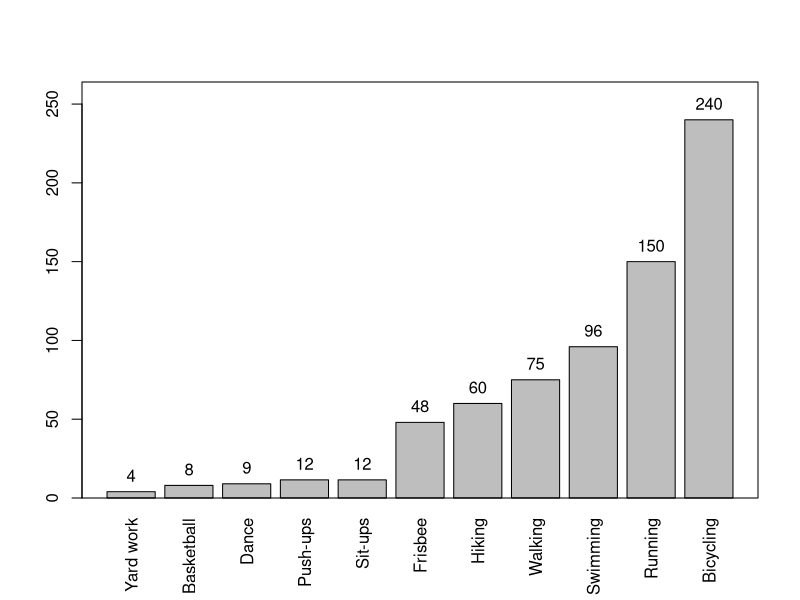

This chart was generated by the following R code:
a <- c(1, 120, 2, 5, 12, 30, 12, 12, 30, 4, 4)
b <- c(1, 0.25, 1, 2, 0.12, 0.5, 0.12, 1, 0.5, 0.25, 1.5)
c <- c(8, 8, 4.5, 6, 8, 10, 8, 8, 5, 4, 8)
activities <- c("Basketball", "Bicycling", "Dance", "Hiking",
                "Push-ups", "Running", "Sit-ups", "Swimming",
                "Walking", "Yard work", "Frisbee")

df <- data.frame(activity = activities,
                 number_of_times = a,
                 avg_duration = b,
                 met = c)

df$calculated_met <- a * b * c

# order by calculated_met
df <- df[order(df$calculated_met),]

# Barplot
bp <- barplot(df$calculated_met, names.arg = df$activity, las = 3,
              ylim = c(0, max(df$calculated_met, na.rm = TRUE) * 1.1))
text(x = bp[,1],
     y = df$calculated_met,
     labels = round(df$calculated_met),
     pos = 3)
box("plot")
